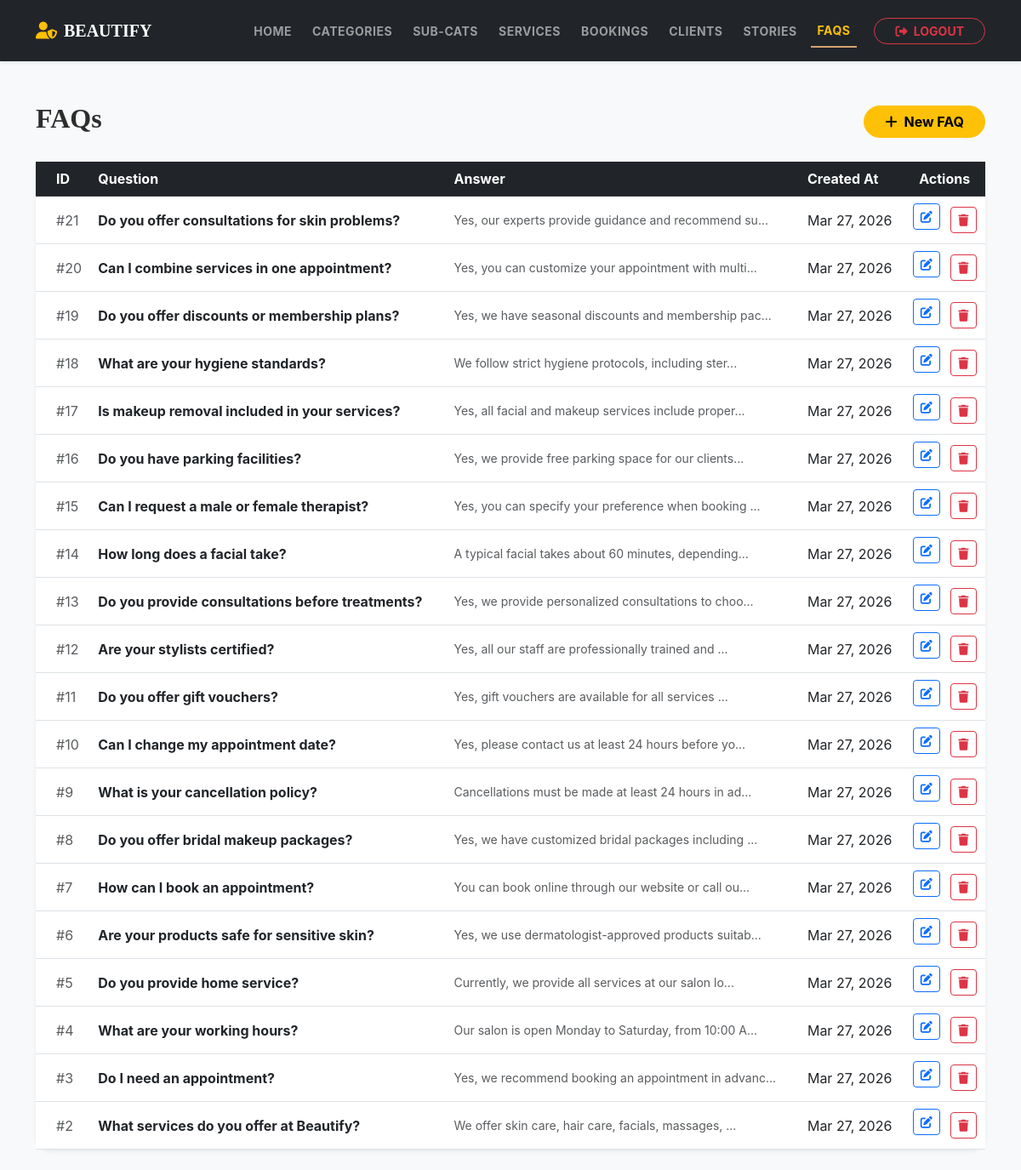
The page /admin/view_faqs.php (signed in) on the database its author committed.
### tables this page shows
CREATE TABLE `faqs` (
  `faq_id` int(11) NOT NULL,
  `question` varchar(255) NOT NULL,
  `answer` text DEFAULT NULL,
  `created_at` timestamp NOT NULL DEFAULT current_timestamp()
);

### admin/view_faqs.php (the view, shortened to what this page needs)
<?php
include "config.php";
$result = mysqli_query($conn, "SELECT * FROM faqs ORDER BY faq_id DESC");
?>
<!DOCTYPE html>
<html lang="en">
<head>
    <link rel="stylesheet" href="https://cdnjs.cloudflare.com/ajax/libs/font-awesome/6.4.0/css/all.min.css">
    <link href="https://cdn.jsdelivr.net/npm/bootstrap@5.3.0/dist/css/bootstrap.min.css" rel="stylesheet">
    <link rel="stylesheet" href="../CSS/style.css">
</head>
<body class="bg-light">
<?php include('navbar.php'); ?>
<div class="container mt-5 mb-4">
    <div class="d-flex justify-content-between align-items-center mb-4">
        <h2 class="fw-bold">FAQs</h2>
        <a href="admin_add_faq.php" class="btn btn-warning fw-bold px-4 rounded-pill">
            <i class="fas fa-plus me-2"></i>New FAQ
        </a>
    </div>
    <div class="card border-0 shadow-sm rounded-4">
        <div class="card-body p-0">
            <table class="table table-hover align-middle mb-0">
                <thead class="table-dark">
                    <tr>
                        <th class="ps-4">ID</th>
                        <th>Question</th>
                        <th>Answer</th>
                        <th>Created At</th>
                        <th class="text-center">Actions</th>
                    </tr>
                </thead>
                <tbody>
                    <?php while($row = mysqli_fetch_assoc($result)): ?>
                    <tr>
                        <td class="ps-4 text-muted">#<?php echo $row['faq_id']; ?></td>
                        <td class="fw-bold"><?php echo htmlspecialchars($row['question']); ?></td>
                        <td class="text-muted small"><?php echo htmlspecialchars(substr($row['answer'], 0, 50)) . '...'; ?></td>
                        <td><?php echo date('M d, Y', strtotime($row['created_at'])); ?></td>
                        <td class="text-center">
                            <a href="edit_faq.php?id=<?php echo $row['faq_id']; ?>" class="mb-2 btn btn-sm btn-outline-primary me-2">
                                <i class="fas fa-edit"></i>
                            </a>
                            <a href="view_faqs.php?delete=<?php echo $row['faq_id']; ?>" class="btn btn-sm btn-outline-danger" onclick="return confirm('Are you sure you want to delete this FAQ?')">
                                <i class="fas fa-trash"></i>
                            </a>
                        </td>
                    </tr>
                    <?php endwhile; ?>
                </tbody>
            </table>
        </div>
    </div>
</div>
</body>
</html>

### CSS/style.css (style rules this page uses)
:root { --primary-color: #d4a373; --accent-color: #faedcd; --text-dark: #2d2d2d; --bg-light: #fefae0; --transition: all 0.3s ease; }
body { font-family: 'Inter', sans-serif; background-color: #fafafa; color: var(--text-dark); }
h1, h2, .navbar-brand { font-family: 'Playfair Display', serif; }

### rows shown on the page
faqs: faq_id "21", question "Do you offer consultations for skin problems?", answer "Yes, our experts provide guidance and recommend su", created_at "Mar 27, 2026"
faqs: faq_id "20", question "Can I combine services in one appointment?", answer "Yes, you can customize your appointment with multi", created_at "Mar 27, 2026"
faqs: faq_id "19", question "Do you offer discounts or membership plans?", answer "Yes, we have seasonal discounts and membership pac", created_at "Mar 27, 2026"
faqs: faq_id "18", question "What are your hygiene standards?", answer "We follow strict hygiene protocols, including ster", created_at "Mar 27, 2026"
faqs: faq_id "17", question "Is makeup removal included in your services?", answer "Yes, all facial and makeup services include proper", created_at "Mar 27, 2026"
faqs: faq_id "16", question "Do you have parking facilities?", answer "Yes, we provide free parking space for our clients", created_at "Mar 27, 2026"
faqs: faq_id "15", question "Can I request a male or female therapist?", answer "Yes, you can specify your preference when booking", created_at "Mar 27, 2026"
faqs: faq_id "14", question "How long does a facial take?", answer "A typical facial takes about 60 minutes, depending", created_at "Mar 27, 2026"
faqs: faq_id "13", question "Do you provide consultations before treatments?", answer "Yes, we provide personalized consultations to choo", created_at "Mar 27, 2026"
faqs: faq_id "12", question "Are your stylists certified?", answer "Yes, all our staff are professionally trained and", created_at "Mar 27, 2026"
faqs: faq_id "11", question "Do you offer gift vouchers?", answer "Yes, gift vouchers are available for all services", created_at "Mar 27, 2026"
faqs: faq_id "10", question "Can I change my appointment date?", answer "Yes, please contact us at least 24 hours before yo", created_at "Mar 27, 2026"
faqs: faq_id "9", question "What is your cancellation policy?", answer "Cancellations must be made at least 24 hours in ad", created_at "Mar 27, 2026"
faqs: faq_id "8", question "Do you offer bridal makeup packages?", answer "Yes, we have customized bridal packages including", created_at "Mar 27, 2026"
faqs: faq_id "7", question "How can I book an appointment?", answer "You can book online through our website or call ou", created_at "Mar 27, 2026"
faqs: faq_id "6", question "Are your products safe for sensitive skin?", answer "Yes, we use dermatologist-approved products suitab", created_at "Mar 27, 2026"
faqs: faq_id "5", question "Do you provide home service?", answer "Currently, we provide all services at our salon lo", created_at "Mar 27, 2026"
faqs: faq_id "4", question "What are your working hours?", answer "Our salon is open Monday to Saturday, from 10:00 A", created_at "Mar 27, 2026"
faqs: faq_id "3", question "Do I need an appointment?", answer "Yes, we recommend booking an appointment in advanc", created_at "Mar 27, 2026"
faqs: faq_id "2", question "What services do you offer at Beautify?", answer "We offer skin care, hair care, facials, massages,", created_at "Mar 27, 2026"
